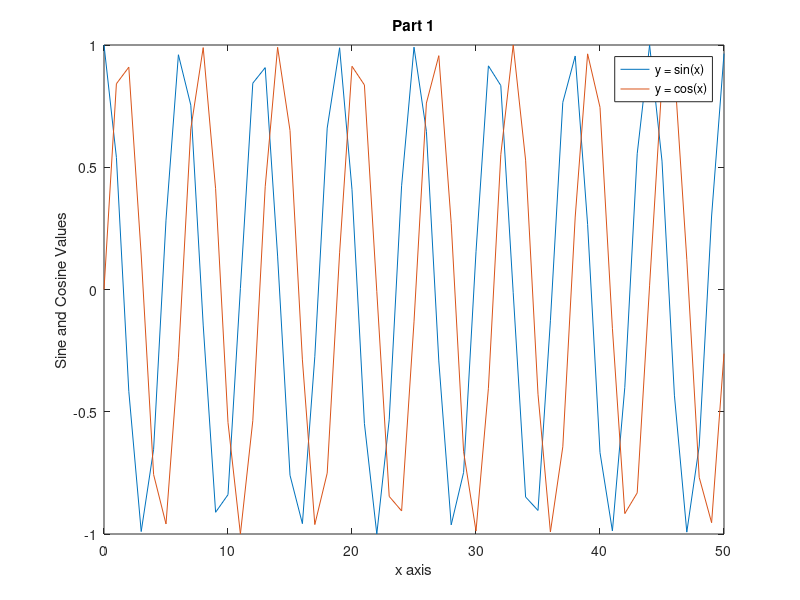
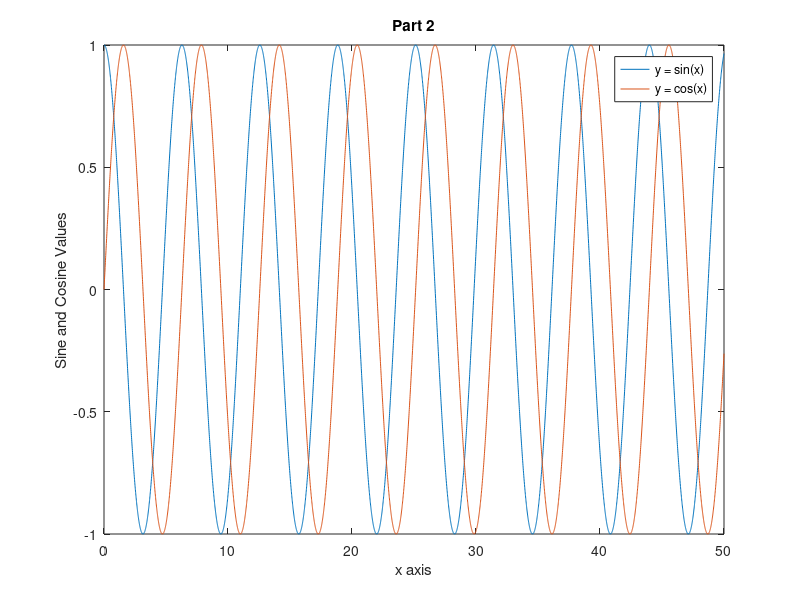
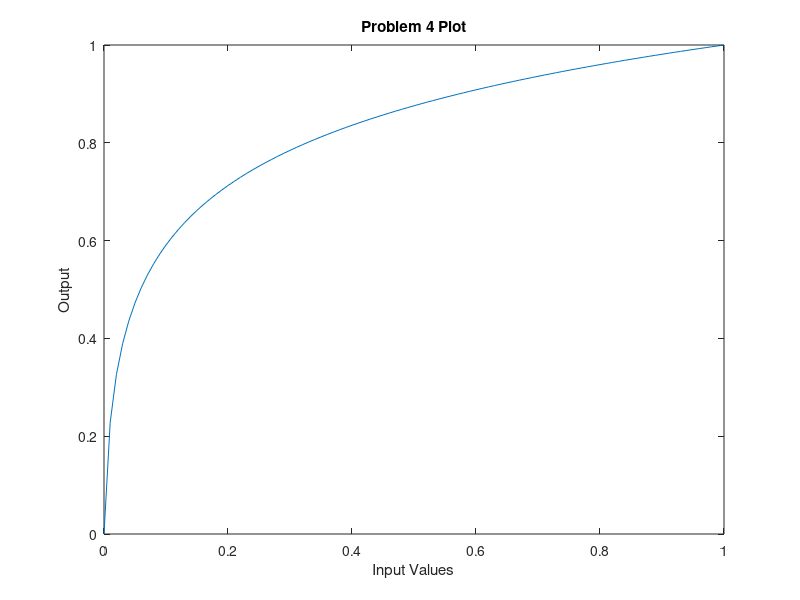

Write the MATLAB code that produced these figures, in order.
%% Problem 1.1
a = [2; 5; 8];
b = [3; 13; 8;];

a + b
%a * b produces an error due invalid dim.
a .* b

%% Problem 1.2
a = [1,2,-3; 2,1,2; 4,-2,1;];
b = [3; 13; 8;];

a + b
a * b
a .* b
%% problem 2
ta = 0:1:50;
tb = 0:.01:50;

y1a = cos(ta);
y1b = sin(ta);
y2a = cos(tb);
y2b = sin(tb);

figure
plot(ta, y1a)
hold on
plot(ta, y1b)
title('Part 1')
xlabel('x axis') 
ylabel('Sine and Cosine Values') 
legend({'y = sin(x)','y = cos(x)'})
hold off

figure
plot(tb, y2a)
hold on
plot(tb, y2b)
title('Part 2')
xlabel('x axis') 
ylabel('Sine and Cosine Values')
legend({'y = sin(x)','y = cos(x)'})
hold off

% the signals are way smoother when you increase the step
%% problem 3
%{
a0 = input('Enter the value for a (equation 0) :');
b0 = input('Enter the value for b (equation 0) :');
c0 = input('Enter the value for c (equation 0) :');
d0 = input('Enter the value for d (equation 0) :');

a1 = input('Enter the value for a (equation 1) :');
b1 = input('Enter the value for b (equation 1) :');
c1 = input('Enter the value for c (equation 1) :');
d1 = input('Enter the value for d (equation 1) :');

a2 = input('Enter the value for a (equation 2) :');
b2 = input('Enter the value for b (equation 2) :');
c2 = input('Enter the value for c (equation 2) :');
d2 = input('Enter the value for d (equation 2) :');
%}

a0 = 2;
b0 = 3;
c0 = 1;
d0 = 3;

a1 = 1;
b1 = 3;
c1 = -1;
d1 = 6;

a2 = 2;
b2 = 2;
c2 = 0;
d2 = 7;

A = [a0,b0,c0; 
     a1,b1,c1;
     a2,b2,c2;];

b = [d0; d1; d2];

AI = inv(A);
AI * b
%% problem 4
%x = input('Enter the value(s) for x: ');
%u = input('Enter the value for u: ');

x = 0:.01:1;
u = 255;

num = log(1 + u.*abs(x));
den = log(1+u);

final = (num/den).*sign(x);

figure
plot(x,final)
title('Problem 4 Plot')
xlabel('Input Values')
ylabel('Output')